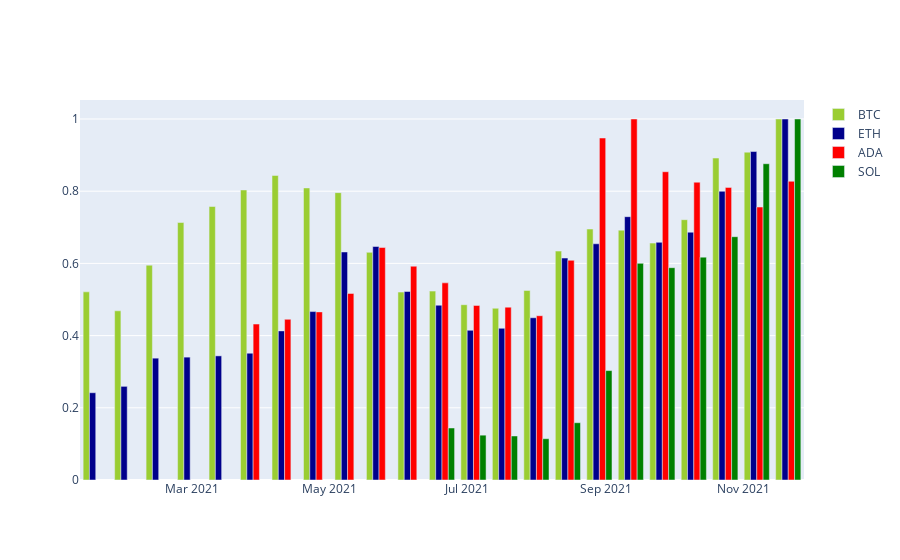

Notebook source saved alongside this figure:
### Markdown cell above
Nice! Now you are familiar with the `plotly.express` module. Now let's do this same graph ourselves using `plotly.graph_objects`, which gives us more flexibility at the time of doing this. It's a bit more tedious, but in the future if you want to make more complex visualizations you might want to use this.

### Code cell
import plotly.graph_objects as go
coins=['BTC', 'ETH', 'ADA', 'SOL']

fig = go.Figure(data=[
    go.Bar(name='BTC', x=data_grouped_weekly_normalized.index,
                       y=data_grouped_weekly_normalized['BTC'],
                          marker=dict(color = 'yellowgreen')),
    go.Bar(name='ETH', x=data_grouped_weekly_normalized.index,
                       y=data_grouped_weekly_normalized['ETH'],
                          marker=dict(color = 'darkblue')),
    go.Bar(name='ADA', x=data_grouped_weekly_normalized.index,
                       y=data_grouped_weekly_normalized['ADA'],
                          marker=dict(color = 'red')),
    go.Bar(name='SOL', x=data_grouped_weekly_normalized.index,
                       y=data_grouped_weekly_normalized['SOL'],
                          marker=dict(color = 'green')),

],)

fig.update_layout(barmode='group')
fig.show()

### Figure 1 — Plotly figure (JSON) as saved in the notebook; plotly's stock layout.template omitted (floating-point values rounded to 4 significant figures)
{"data": [{"marker": {"color": "yellowgreen"}, "name": "BTC", "type": "bar", "x": ["2021-01-17T00:00:00", "2021-01-31T00:00:00", "2021-02-14T00:00:00", "2021-02-28T00:00:00", "2021-03-14T00:00:00", "2021-03-28T00:00:00", "2021-04-11T00:00:00", "2021-04-25T00:00:00", "2021-05-09T00:00:00", "2021-05-23T00:00:00", "2021-06-06T00:00:00", "2021-06-20T00:00:00", "2021-07-04T00:00:00", "2021-07-18T00:00:00", "2021-08-01T00:00:00", "2021-08-15T00:00:00", "2021-08-29T00:00:00", "2021-09-12T00:00:00", "2021-09-26T00:00:00", "2021-10-10T00:00:00", "2021-10-24T00:00:00", "2021-11-07T00:00:00", "2021-11-21T00:00:00"], "y": [0.5212, 0.4687, 0.5951, 0.7132, 0.7576, 0.8034, 0.8435, 0.809, 0.796, 0.6306, 0.5205, 0.5232, 0.4856, 0.4757, 0.525, 0.6341, 0.6952, 0.6922, 0.6562, 0.7211, 0.8918, 0.9081, 1]}, {"marker": {"color": "darkblue"}, "name": "ETH", "type": "bar", "x": ["2021-01-17T00:00:00", "2021-01-31T00:00:00", "2021-02-14T00:00:00", "2021-02-28T00:00:00", "2021-03-14T00:00:00", "2021-03-28T00:00:00", "2021-04-11T00:00:00", "2021-04-25T00:00:00", "2021-05-09T00:00:00", "2021-05-23T00:00:00", "2021-06-06T00:00:00", "2021-06-20T00:00:00", "2021-07-04T00:00:00", "2021-07-18T00:00:00", "2021-08-01T00:00:00", "2021-08-15T00:00:00", "2021-08-29T00:00:00", "2021-09-12T00:00:00", "2021-09-26T00:00:00", "2021-10-10T00:00:00", "2021-10-24T00:00:00", "2021-11-07T00:00:00", "2021-11-21T00:00:00"], "y": [0.2417, 0.2594, 0.3375, 0.3403, 0.3438, 0.3512, 0.413, 0.4666, 0.6317, 0.6469, 0.5224, 0.4841, 0.4146, 0.4202, 0.4495, 0.6148, 0.6543, 0.7294, 0.6584, 0.6864, 0.7998, 0.9099, 1]}, {"marker": {"color": "red"}, "name": "ADA", "type": "bar", "x": ["2021-01-17T00:00:00", "2021-01-31T00:00:00", "2021-02-14T00:00:00", "2021-02-28T00:00:00", "2021-03-14T00:00:00", "2021-03-28T00:00:00", "2021-04-11T00:00:00", "2021-04-25T00:00:00", "2021-05-09T00:00:00", "2021-05-23T00:00:00", "2021-06-06T00:00:00", "2021-06-20T00:00:00", "2021-07-04T00:00:00", "2021-07-18T00:00:00", "2021-08-01T00:00:00", "2021-08-15T00:00:00", "2021-08-29T00:00:00", "2021-09-12T00:00:00", "2021-09-26T00:00:00", "2021-10-10T00:00:00", "2021-10-24T00:00:00", "2021-11-07T00:00:00", "2021-11-21T00:00:00"], "y": [null, null, null, null, null, 0.4319, 0.4451, 0.4657, 0.5168, 0.644, 0.5922, 0.5461, 0.4836, 0.4788, 0.4551, 0.6085, 0.9474, 1, 0.8539, 0.825, 0.8106, 0.7561, 0.8276]}, {"marker": {"color": "green"}, "name": "SOL", "type": "bar", "x": ["2021-01-17T00:00:00", "2021-01-31T00:00:00", "2021-02-14T00:00:00", "2021-02-28T00:00:00", "2021-03-14T00:00:00", "2021-03-28T00:00:00", "2021-04-11T00:00:00", "2021-04-25T00:00:00", "2021-05-09T00:00:00", "2021-05-23T00:00:00", "2021-06-06T00:00:00", "2021-06-20T00:00:00", "2021-07-04T00:00:00", "2021-07-18T00:00:00", "2021-08-01T00:00:00", "2021-08-15T00:00:00", "2021-08-29T00:00:00", "2021-09-12T00:00:00", "2021-09-26T00:00:00", "2021-10-10T00:00:00", "2021-10-24T00:00:00", "2021-11-07T00:00:00", "2021-11-21T00:00:00"], "y": [null, null, null, null, null, null, null, null, null, null, null, 0.1441, 0.1242, 0.122, 0.1144, 0.1587, 0.3031, 0.6001, 0.5881, 0.6174, 0.674, 0.8761, 1]}], "layout": {"barmode": "group"}}
